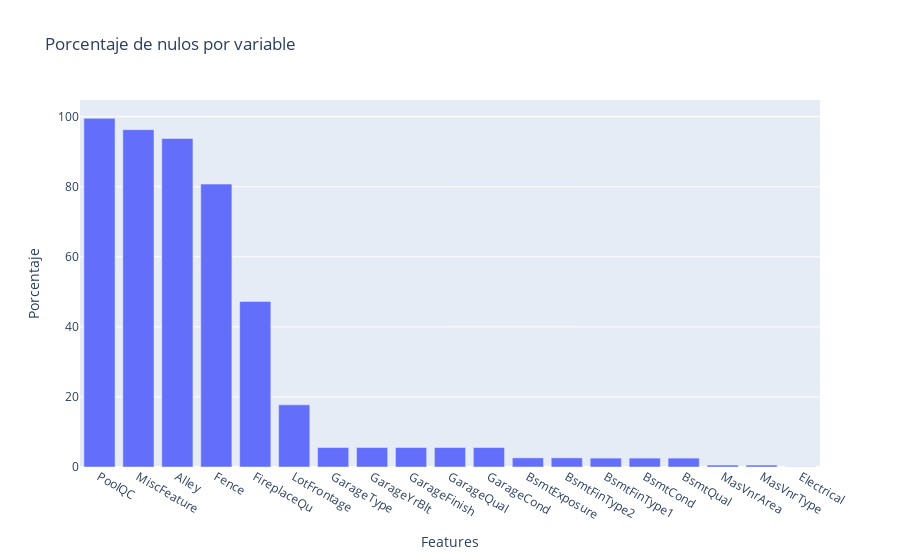

The code cell stored with this chart in its notebook:
### Markdown cell above
#### Deletion 🪄
Una de las primeras técnicas para lidiar con los datos faltantes es **Deletion** y tal como el nombre lo dice este tipo de tratamiento tiene como objetivo eliminar la columna (**column deletion**) o la fila que presenta problemas (**row deletion**). 

>Nota❗: El beneficio de esta técnica es que es muy fácil de aplicar y no necesitas más que numpy o pandas para aplicar la eliminación. Sin embargo, estos métodos generan una pérdida de datos y potencialmente aumento en el sesgo de los modelos (👀 OJO: esto depende mucho del caso de estudio)

Para el caso de **Column Deletion** este se aplica cuando una columna tiene un alto porcentaje de datos nulos. Una buena practica es eliminar aquellas columnas que poseen un porcentaje de nulos mayores a 80%.

### Code cell
# Column Deletion
# Comenzamos contando la cantidad de nulos
features_nulls = df.isna().sum(axis=0)*100/df.shape[0] # calculamos el porcentaje por columna
features_nulls = features_nulls[features_nulls>0].sort_values(ascending=False) # obtenemos solo las var. mayor a 0

# Plot
fig = px.bar(features_nulls, 
       title='Porcentaje de nulos por variable') # Gráficamos
fig.update_layout(
    xaxis_title='Features',
    yaxis_title='Porcentaje',
    showlegend=False
                 )

### Figure 1 — Plotly figure (JSON) as saved in the notebook; plotly's stock layout.template omitted (floating-point values rounded to 4 significant figures)
{"data": [{"alignmentgroup": "True", "hovertemplate": "variable=0<br>index=%{x}<br>value=%{y}<extra></extra>", "legendgroup": "0", "marker": {"color": "#636efa", "pattern": {"shape": ""}}, "name": "0", "offsetgroup": "0", "orientation": "v", "showlegend": true, "textposition": "auto", "type": "bar", "x": ["PoolQC", "MiscFeature", "Alley", "Fence", "FireplaceQu", "LotFrontage", "GarageType", "GarageYrBlt", "GarageFinish", "GarageQual", "GarageCond", "BsmtExposure", "BsmtFinType2", "BsmtFinType1", "BsmtCond", "BsmtQual", "MasVnrArea", "MasVnrType", "Electrical"], "xaxis": "x", "y": [99.52, 96.3, 93.77, 80.75, 47.26, 17.74, 5.548, 5.548, 5.548, 5.548, 5.548, 2.603, 2.603, 2.534, 2.534, 2.534, 0.5479, 0.5479, 0.06849], "yaxis": "y"}], "layout": {"autosize": true, "barmode": "relative", "legend": {"title": {"text": "variable"}, "tracegroupgap": 0}, "showlegend": false, "title": {"text": "Porcentaje de nulos por variable"}, "xaxis": {"anchor": "y", "autorange": true, "domain": [0, 1], "range": [-0.5, 18.5], "title": {"text": "Features"}, "type": "category"}, "yaxis": {"anchor": "x", "autorange": true, "domain": [0, 1], "range": [0, 104.8], "title": {"text": "Porcentaje"}, "type": "linear"}}}
